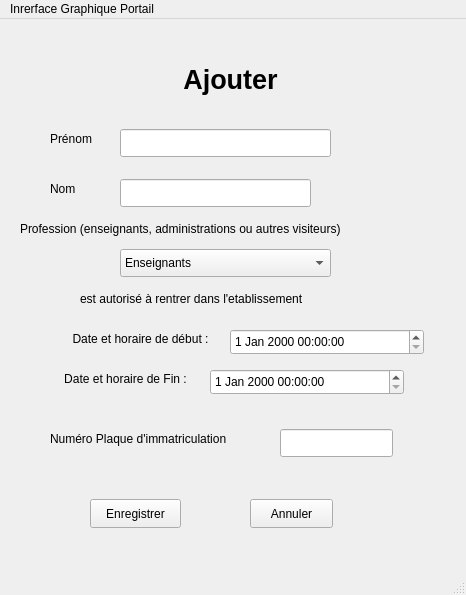
<?xml version="1.0" encoding="UTF-8"?>
<ui version="4.0">
 <class>MainWindow</class>
 <widget class="QMainWindow" name="MainWindow">
  <property name="geometry">
   <rect>
    <x>0</x>
    <y>0</y>
    <width>466</width>
    <height>595</height>
   </rect>
  </property>
  <property name="windowTitle">
   <string>MainWindow</string>
  </property>
  <widget class="QWidget" name="centralwidget">
   <widget class="QStackedWidget" name="stackedWidget">
    <property name="geometry">
     <rect>
      <x>20</x>
      <y>10</y>
      <width>431</width>
      <height>501</height>
     </rect>
    </property>
    <property name="currentIndex">
     <number>4</number>
    </property>
    <widget class="QWidget" name="page">
     <widget class="QLabel" name="label">
      <property name="geometry">
       <rect>
        <x>20</x>
        <y>10</y>
        <width>391</width>
        <height>81</height>
       </rect>
      </property>
      <property name="text">
       <string>&lt;html&gt;&lt;head/&gt;&lt;body&gt;&lt;p align=&quot;center&quot;&gt;&lt;span style=&quot; font-size:26pt; font-weight:700;&quot;&gt;Menu Principale&lt;/span&gt;&lt;/p&gt;&lt;/body&gt;&lt;/html&gt;</string>
      </property>
     </widget>
     <widget class="QLabel" name="label_2">
      <property name="geometry">
       <rect>
        <x>40</x>
        <y>210</y>
        <width>191</width>
        <height>20</height>
       </rect>
      </property>
      <property name="text">
       <string>Nombre de place totale : 63</string>
      </property>
     </widget>
     <widget class="QListWidget" name="listWidget_2">
      <property name="geometry">
       <rect>
        <x>230</x>
        <y>80</y>
        <width>141</width>
        <height>101</height>
       </rect>
      </property>
     </widget>
     <widget class="QPushButton" name="Admin">
      <property name="geometry">
       <rect>
        <x>40</x>
        <y>270</y>
        <width>83</width>
        <height>29</height>
       </rect>
      </property>
      <property name="text">
       <string>Connexion</string>
      </property>
     </widget>
     <widget class="QPushButton" name="Ouvrir">
      <property name="geometry">
       <rect>
        <x>160</x>
        <y>270</y>
        <width>83</width>
        <height>29</height>
       </rect>
      </property>
      <property name="text">
       <string>Ouvrir</string>
      </property>
     </widget>
     <widget class="QPushButton" name="Signaler">
      <property name="geometry">
       <rect>
        <x>290</x>
        <y>270</y>
        <width>83</width>
        <height>29</height>
       </rect>
      </property>
      <property name="text">
       <string>Signaler</string>
      </property>
     </widget>
     <widget class="QPushButton" name="Quitter">
      <property name="geometry">
       <rect>
        <x>160</x>
        <y>350</y>
        <width>83</width>
        <height>29</height>
       </rect>
      </property>
      <property name="text">
       <string>Quitter</string>
      </property>
     </widget>
     <widget class="QListWidget" name="listWidget">
      <property name="geometry">
       <rect>
        <x>50</x>
        <y>80</y>
        <width>131</width>
        <height>101</height>
       </rect>
      </property>
     </widget>
     <zorder>label</zorder>
     <zorder>label_2</zorder>
     <zorder>listWidget_2</zorder>
     <zorder>Admin</zorder>
     <zorder>Signaler</zorder>
     <zorder>Quitter</zorder>
     <zorder>Ouvrir</zorder>
     <zorder>listWidget</zorder>
    </widget>
    <widget class="QWidget" name="page_2">
     <widget class="QLabel" name="label_3">
      <property name="geometry">
       <rect>
        <x>40</x>
        <y>40</y>
        <width>331</width>
        <height>61</height>
       </rect>
      </property>
      <property name="text">
       <string>&lt;html&gt;&lt;head/&gt;&lt;body&gt;&lt;p align=&quot;center&quot;&gt;&lt;span style=&quot; font-size:20pt; font-weight:700;&quot;&gt;Connexion&lt;/span&gt;&lt;/p&gt;&lt;/body&gt;&lt;/html&gt;</string>
      </property>
     </widget>
     <widget class="QLabel" name="label_4">
      <property name="geometry">
       <rect>
        <x>40</x>
        <y>150</y>
        <width>141</width>
        <height>20</height>
       </rect>
      </property>
      <property name="text">
       <string>Nom d'utilisateur :</string>
      </property>
     </widget>
     <widget class="QLabel" name="label_5">
      <property name="geometry">
       <rect>
        <x>30</x>
        <y>230</y>
        <width>131</width>
        <height>20</height>
       </rect>
      </property>
      <property name="text">
       <string>Mot de passe : </string>
      </property>
     </widget>
     <widget class="QLineEdit" name="Nom_User_Connexion">
      <property name="geometry">
       <rect>
        <x>180</x>
        <y>150</y>
        <width>141</width>
        <height>28</height>
       </rect>
      </property>
     </widget>
     <widget class="QLineEdit" name="Password_Connexion">
      <property name="geometry">
       <rect>
        <x>150</x>
        <y>230</y>
        <width>161</width>
        <height>28</height>
       </rect>
      </property>
      <property name="echoMode">
       <enum>QLineEdit::Password</enum>
      </property>
     </widget>
     <widget class="QPushButton" name="Connexion">
      <property name="geometry">
       <rect>
        <x>80</x>
        <y>290</y>
        <width>83</width>
        <height>29</height>
       </rect>
      </property>
      <property name="text">
       <string>Connexion</string>
      </property>
     </widget>
     <widget class="QPushButton" name="Menu">
      <property name="geometry">
       <rect>
        <x>230</x>
        <y>290</y>
        <width>83</width>
        <height>29</height>
       </rect>
      </property>
      <property name="text">
       <string>Menu</string>
      </property>
     </widget>
     <widget class="QLabel" name="label_6">
      <property name="geometry">
       <rect>
        <x>20</x>
        <y>350</y>
        <width>301</width>
        <height>20</height>
       </rect>
      </property>
      <property name="text">
       <string>Vous n'avez pas de compte ? Inscrivez vous</string>
      </property>
     </widget>
     <widget class="QPushButton" name="Inscription">
      <property name="geometry">
       <rect>
        <x>310</x>
        <y>350</y>
        <width>83</width>
        <height>29</height>
       </rect>
      </property>
      <property name="text">
       <string>Inscription</string>
      </property>
     </widget>
    </widget>
    <widget class="QWidget" name="page_3">
     <widget class="QLabel" name="label_7">
      <property name="geometry">
       <rect>
        <x>50</x>
        <y>40</y>
        <width>331</width>
        <height>61</height>
       </rect>
      </property>
      <property name="text">
       <string>&lt;html&gt;&lt;head/&gt;&lt;body&gt;&lt;p align=&quot;center&quot;&gt;&lt;span style=&quot; font-size:20pt; font-weight:700;&quot;&gt;Inscription&lt;/span&gt;&lt;/p&gt;&lt;/body&gt;&lt;/html&gt;</string>
      </property>
     </widget>
     <widget class="QPushButton" name="Sinscrire">
      <property name="geometry">
       <rect>
        <x>60</x>
        <y>280</y>
        <width>83</width>
        <height>29</height>
       </rect>
      </property>
      <property name="text">
       <string>S'inscrire</string>
      </property>
     </widget>
     <widget class="QPushButton" name="Retour_Connexion">
      <property name="geometry">
       <rect>
        <x>180</x>
        <y>280</y>
        <width>83</width>
        <height>29</height>
       </rect>
      </property>
      <property name="text">
       <string>Retour</string>
      </property>
     </widget>
     <widget class="QPushButton" name="Menu_2">
      <property name="geometry">
       <rect>
        <x>300</x>
        <y>280</y>
        <width>83</width>
        <height>29</height>
       </rect>
      </property>
      <property name="text">
       <string>Menu</string>
      </property>
     </widget>
     <widget class="QLabel" name="label_8">
      <property name="geometry">
       <rect>
        <x>50</x>
        <y>140</y>
        <width>151</width>
        <height>20</height>
       </rect>
      </property>
      <property name="text">
       <string>Nom d'utilisateur</string>
      </property>
     </widget>
     <widget class="QLabel" name="label_9">
      <property name="geometry">
       <rect>
        <x>50</x>
        <y>210</y>
        <width>131</width>
        <height>20</height>
       </rect>
      </property>
      <property name="text">
       <string>Mot de passe</string>
      </property>
     </widget>
     <widget class="QLineEdit" name="Nom_User_Inscription">
      <property name="geometry">
       <rect>
        <x>182</x>
        <y>140</y>
        <width>171</width>
        <height>28</height>
       </rect>
      </property>
     </widget>
     <widget class="QLineEdit" name="Password_Inscription">
      <property name="geometry">
       <rect>
        <x>160</x>
        <y>210</y>
        <width>161</width>
        <height>28</height>
       </rect>
      </property>
     </widget>
    </widget>
    <widget class="QWidget" name="page_4">
     <widget class="QLabel" name="label_10">
      <property name="geometry">
       <rect>
        <x>30</x>
        <y>40</y>
        <width>351</width>
        <height>61</height>
       </rect>
      </property>
      <property name="text">
       <string>&lt;html&gt;&lt;head/&gt;&lt;body&gt;&lt;p align=&quot;center&quot;&gt;&lt;span style=&quot; font-size:20pt; font-weight:700;&quot;&gt;Menu Administrateur&lt;/span&gt;&lt;/p&gt;&lt;/body&gt;&lt;/html&gt;</string>
      </property>
     </widget>
     <widget class="QLabel" name="label_11">
      <property name="geometry">
       <rect>
        <x>40</x>
        <y>160</y>
        <width>341</width>
        <height>20</height>
       </rect>
      </property>
      <property name="text">
       <string>&lt;html&gt;&lt;head/&gt;&lt;body&gt;&lt;p align=&quot;center&quot;&gt;&lt;span style=&quot; font-size:11pt;&quot;&gt;Quels opération souhaiteriez vous faire ?&lt;/span&gt;&lt;/p&gt;&lt;/body&gt;&lt;/html&gt;</string>
      </property>
     </widget>
     <widget class="QPushButton" name="Ajouter">
      <property name="geometry">
       <rect>
        <x>80</x>
        <y>280</y>
        <width>91</width>
        <height>29</height>
       </rect>
      </property>
      <property name="text">
       <string>Ajouter</string>
      </property>
     </widget>
     <widget class="QPushButton" name="Dconnexion">
      <property name="geometry">
       <rect>
        <x>230</x>
        <y>280</y>
        <width>101</width>
        <height>29</height>
       </rect>
      </property>
      <property name="text">
       <string>Déconnexion</string>
      </property>
     </widget>
     <widget class="QPushButton" name="Historique">
      <property name="geometry">
       <rect>
        <x>160</x>
        <y>350</y>
        <width>83</width>
        <height>29</height>
       </rect>
      </property>
      <property name="text">
       <string>Historique</string>
      </property>
     </widget>
    </widget>
    <widget class="QWidget" name="page_5">
     <widget class="QLabel" name="label_12">
      <property name="geometry">
       <rect>
        <x>120</x>
        <y>20</y>
        <width>181</width>
        <height>61</height>
       </rect>
      </property>
      <property name="text">
       <string>&lt;html&gt;&lt;head/&gt;&lt;body&gt;&lt;p align=&quot;center&quot;&gt;&lt;span style=&quot; font-size:20pt; font-weight:700;&quot;&gt;Ajouter&lt;/span&gt;&lt;/p&gt;&lt;/body&gt;&lt;/html&gt;</string>
      </property>
     </widget>
     <widget class="QLabel" name="label_13">
      <property name="geometry">
       <rect>
        <x>30</x>
        <y>100</y>
        <width>63</width>
        <height>20</height>
       </rect>
      </property>
      <property name="text">
       <string>Prénom</string>
      </property>
     </widget>
     <widget class="QLabel" name="label_14">
      <property name="geometry">
       <rect>
        <x>30</x>
        <y>150</y>
        <width>63</width>
        <height>20</height>
       </rect>
      </property>
      <property name="text">
       <string>Nom</string>
      </property>
     </widget>
     <widget class="QLineEdit" name="Prenom_Ajouter">
      <property name="geometry">
       <rect>
        <x>100</x>
        <y>100</y>
        <width>211</width>
        <height>28</height>
       </rect>
      </property>
     </widget>
     <widget class="QLineEdit" name="Nom_Ajouter">
      <property name="geometry">
       <rect>
        <x>100</x>
        <y>150</y>
        <width>191</width>
        <height>28</height>
       </rect>
      </property>
     </widget>
     <widget class="QLabel" name="label_15">
      <property name="geometry">
       <rect>
        <x>0</x>
        <y>190</y>
        <width>411</width>
        <height>20</height>
       </rect>
      </property>
      <property name="text">
       <string>Profession (enseignants, administrations ou autres visiteurs)</string>
      </property>
     </widget>
     <widget class="QLabel" name="label_16">
      <property name="geometry">
       <rect>
        <x>60</x>
        <y>260</y>
        <width>321</width>
        <height>20</height>
       </rect>
      </property>
      <property name="text">
       <string>est autorisé à rentrer dans l'etablissement</string>
      </property>
     </widget>
     <widget class="QLabel" name="label_17">
      <property name="geometry">
       <rect>
        <x>30</x>
        <y>300</y>
        <width>181</width>
        <height>20</height>
       </rect>
      </property>
      <property name="text">
       <string>&lt;html&gt;&lt;head/&gt;&lt;body&gt;&lt;p align=&quot;center&quot;&gt;Date et horaire de début :&lt;/p&gt;&lt;/body&gt;&lt;/html&gt;</string>
      </property>
     </widget>
     <widget class="QLabel" name="label_18">
      <property name="geometry">
       <rect>
        <x>30</x>
        <y>340</y>
        <width>151</width>
        <height>20</height>
       </rect>
      </property>
      <property name="text">
       <string>&lt;html&gt;&lt;head/&gt;&lt;body&gt;&lt;p align=&quot;center&quot;&gt;Date et horaire de Fin :&lt;/p&gt;&lt;/body&gt;&lt;/html&gt;</string>
      </property>
     </widget>
     <widget class="QLabel" name="label_19">
      <property name="geometry">
       <rect>
        <x>30</x>
        <y>400</y>
        <width>241</width>
        <height>20</height>
       </rect>
      </property>
      <property name="text">
       <string>Numéro Plaque d'immatriculation</string>
      </property>
     </widget>
     <widget class="QLineEdit" name="Plaque_Immatriculation">
      <property name="geometry">
       <rect>
        <x>260</x>
        <y>400</y>
        <width>113</width>
        <height>28</height>
       </rect>
      </property>
     </widget>
     <widget class="QPushButton" name="Enregistrer">
      <property name="geometry">
       <rect>
        <x>70</x>
        <y>470</y>
        <width>91</width>
        <height>29</height>
       </rect>
      </property>
      <property name="text">
       <string>Enregistrer</string>
      </property>
     </widget>
     <widget class="QPushButton" name="Annuler">
      <property name="geometry">
       <rect>
        <x>230</x>
        <y>470</y>
        <width>83</width>
        <height>29</height>
       </rect>
      </property>
      <property name="text">
       <string>Annuler</string>
      </property>
     </widget>
     <widget class="QComboBox" name="Profession_Ajouter">
      <property name="geometry">
       <rect>
        <x>100</x>
        <y>220</y>
        <width>211</width>
        <height>28</height>
       </rect>
      </property>
      <item>
       <property name="text">
        <string>Enseignants</string>
       </property>
      </item>
      <item>
       <property name="text">
        <string>Administration</string>
       </property>
      </item>
      <item>
       <property name="text">
        <string>Autre visiteurs</string>
       </property>
      </item>
     </widget>
     <widget class="QDateTimeEdit" name="dateTime_Ajouter">
      <property name="geometry">
       <rect>
        <x>210</x>
        <y>300</y>
        <width>194</width>
        <height>26</height>
       </rect>
      </property>
     </widget>
     <widget class="QDateTimeEdit" name="dateTime2_Ajouter">
      <property name="geometry">
       <rect>
        <x>190</x>
        <y>340</y>
        <width>194</width>
        <height>26</height>
       </rect>
      </property>
     </widget>
    </widget>
    <widget class="QWidget" name="page_6">
     <widget class="QLabel" name="label_20">
      <property name="geometry">
       <rect>
        <x>120</x>
        <y>40</y>
        <width>181</width>
        <height>61</height>
       </rect>
      </property>
      <property name="text">
       <string>&lt;html&gt;&lt;head/&gt;&lt;body&gt;&lt;p align=&quot;center&quot;&gt;&lt;span style=&quot; font-size:20pt; font-weight:700;&quot;&gt;Historique&lt;/span&gt;&lt;/p&gt;&lt;/body&gt;&lt;/html&gt;</string>
      </property>
     </widget>
     <widget class="QLabel" name="label_21">
      <property name="geometry">
       <rect>
        <x>30</x>
        <y>90</y>
        <width>361</width>
        <height>20</height>
       </rect>
      </property>
      <property name="text">
       <string>Voici les deniers enregistrement des autres visiteurs</string>
      </property>
     </widget>
     <widget class="QTableView" name="tableView">
      <property name="geometry">
       <rect>
        <x>20</x>
        <y>110</y>
        <width>371</width>
        <height>311</height>
       </rect>
      </property>
     </widget>
     <widget class="QPushButton" name="Retour">
      <property name="geometry">
       <rect>
        <x>160</x>
        <y>440</y>
        <width>83</width>
        <height>29</height>
       </rect>
      </property>
      <property name="text">
       <string>Retour</string>
      </property>
     </widget>
    </widget>
   </widget>
  </widget>
  <widget class="QMenuBar" name="menubar">
   <property name="geometry">
    <rect>
     <x>0</x>
     <y>0</y>
     <width>466</width>
     <height>25</height>
    </rect>
   </property>
   <widget class="QMenu" name="menuInrerface_Graphique_Portail">
    <property name="title">
     <string>Inrerface Graphique Portail</string>
    </property>
   </widget>
   <addaction name="menuInrerface_Graphique_Portail"/>
  </widget>
  <widget class="QStatusBar" name="statusbar"/>
 </widget>
 <resources/>
 <connections/>
</ui>
